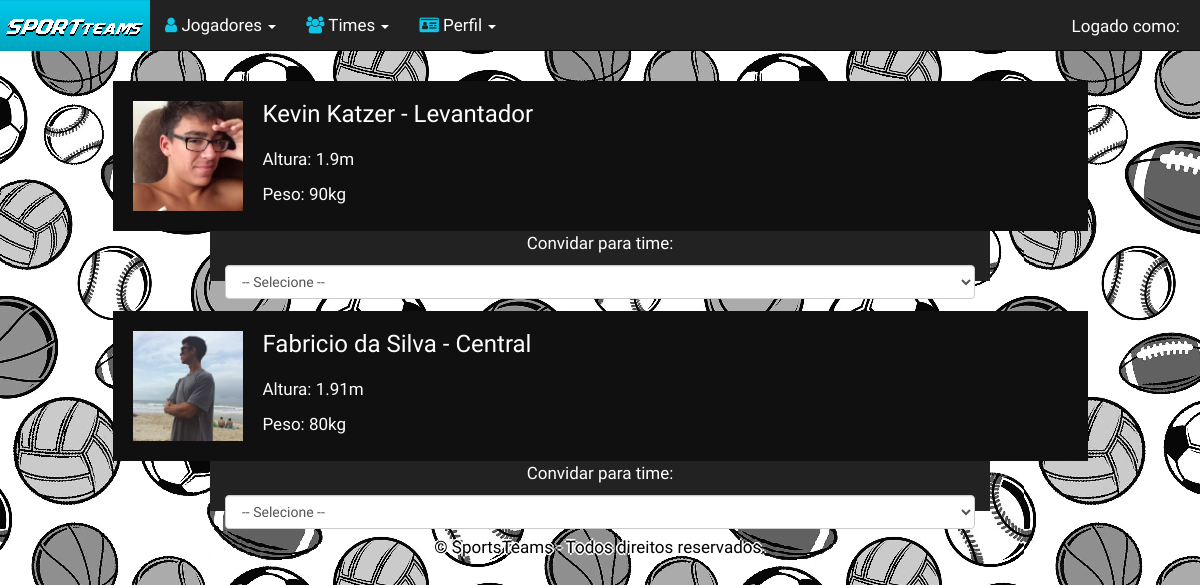
/jogadores_volei.php (signed in), run on the app's committed database.
### tables this page shows
CREATE TABLE `usuario` (
  `id` int(11) NOT NULL,
  `nome` varchar(100) NOT NULL,
  `email` varchar(100) NOT NULL,
  `senha` varchar(100) NOT NULL,
  `imagem` varchar(100) NOT NULL
);

CREATE TABLE `usuario_esporte` (
  `id_usuario` int(11) NOT NULL,
  `posicao_volei` varchar(100) NOT NULL,
  `posicao_basquete` varchar(100) NOT NULL,
  `posicao_futebol` varchar(100) NOT NULL
);

CREATE TABLE `usuario_info` (
  `id_usuario` int(11) NOT NULL,
  `peso` double NOT NULL,
  `altura` double NOT NULL,
  `sexo` char(1) NOT NULL,
  `data_nasc` date NOT NULL,
  `estado` varchar(100) NOT NULL,
  `cidade` varchar(100) NOT NULL
);

### jogadores_volei.php (the view, shortened to what this page needs)
<?php
include('./cabecalho_nav.php');
?>
<div class="container">
    <?php
    require 'conexao.php';
    $sql = "SELECT
            u.id,
            u.nome,
            u.email,
            u.imagem,
            ui.peso,
            ui.altura,
            ui.sexo,
            ui.data_nasc,
            ui.estado,
            ui.cidade,
            ue.posicao_volei,
            tu.fk_usuario,
            tu.fk_time
        FROM
            usuario u
            INNER JOIN usuario_info ui ON ui.id_usuario = u.id
            INNER JOIN usuario_esporte ue ON ue.id_usuario = u.id
            INNER JOIN time_usuarios tu ON tu.fk_usuario = u.id
        WHERE	ue.posicao_volei <> 'NULL'
        GROUP BY u.id;";
    $sqlResult2 = mysqli_query($conexao, $sql);
    while ($arrayUsuario = mysqli_fetch_assoc($sqlResult2)) {
        ?>
        <div class="row">
            <div class="col-md-10 jogador">
                <div style="float:left;">
                    <img src="<?php echo 'img/uploads/' . $arrayUsuario['imagem']; ?>" alt="Imagem do Jogador"
                         height="110" width="110">
                </div>
                <div class="div_info_margin">
                    <h3><?php echo $arrayUsuario['nome'] ?> - <?php echo $arrayUsuario['posicao_volei'] ?></h3>
                    <p>Altura: <?php echo $arrayUsuario['altura'] ?>m</p>
                    <p>Peso: <?php echo $arrayUsuario['peso'] ?>kg</p>
                </div>
            </div>
            <div class="col-md-8 info_jogador" style="float:right;">
                <form method="POST" action="convidarJogador.php">
                    <p class="text-center">Convidar para time:</p>
                    <select name="seusTimes" class="form-control">
                        <option value=""> -- Selecione --</option>
                    </select>
                </form>
            </div>
        </div>
    <?php } ?>
</div>
<?php
Include('./rodape_assinatura.php');
?>

### css/style.css (style rules this page uses)
body { background-image: url("../img/background.png"); background-repeat:repeat; font-family: 'Fjalla One', sans-serif; font-size:17px; padding-top: 51px; }
.div_info_margin { margin-left: 130px; float: none; }
.jogador { background-color: #101010; height: 150px; margin: 0px auto; margin-top: 30px; float: none !important; color: #fff; padding: 20px; }
.info_jogador { background-color: #222222; height: 50px; margin:0px auto !important; float: none !important; color: #fff; }
.jogador h3 { margin: 0 0 20px 0; }

### data on the page
usuario: imagem (picture), nome "Kevin Katzer", usuario_esporte.posicao_volei "Levantador", usuario_info.altura "1.9", usuario_info.peso "90"
usuario: imagem (picture), nome "Fabricio da Silva", usuario_esporte.posicao_volei "Central", usuario_info.altura "1.91", usuario_info.peso "80"
